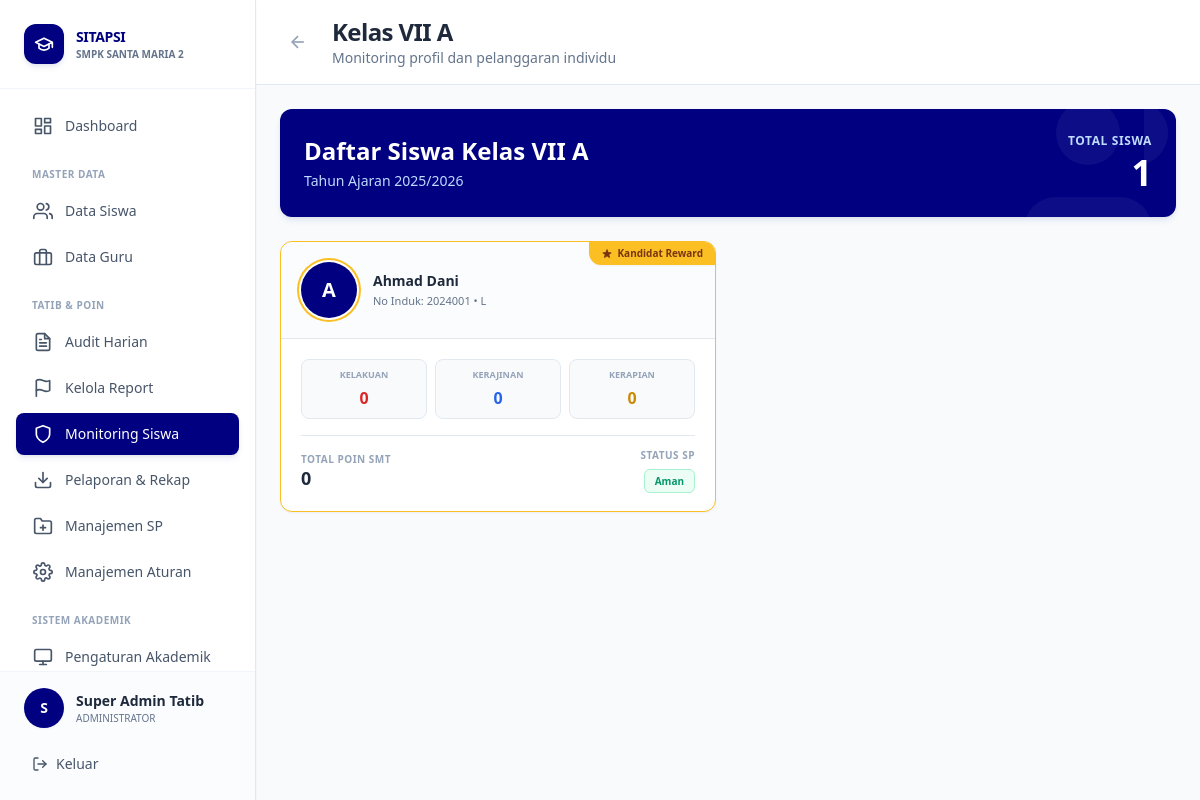
Page /views/admin/monitoring_siswa_list.php?kelas=1 (signed in) on the earlier database version.
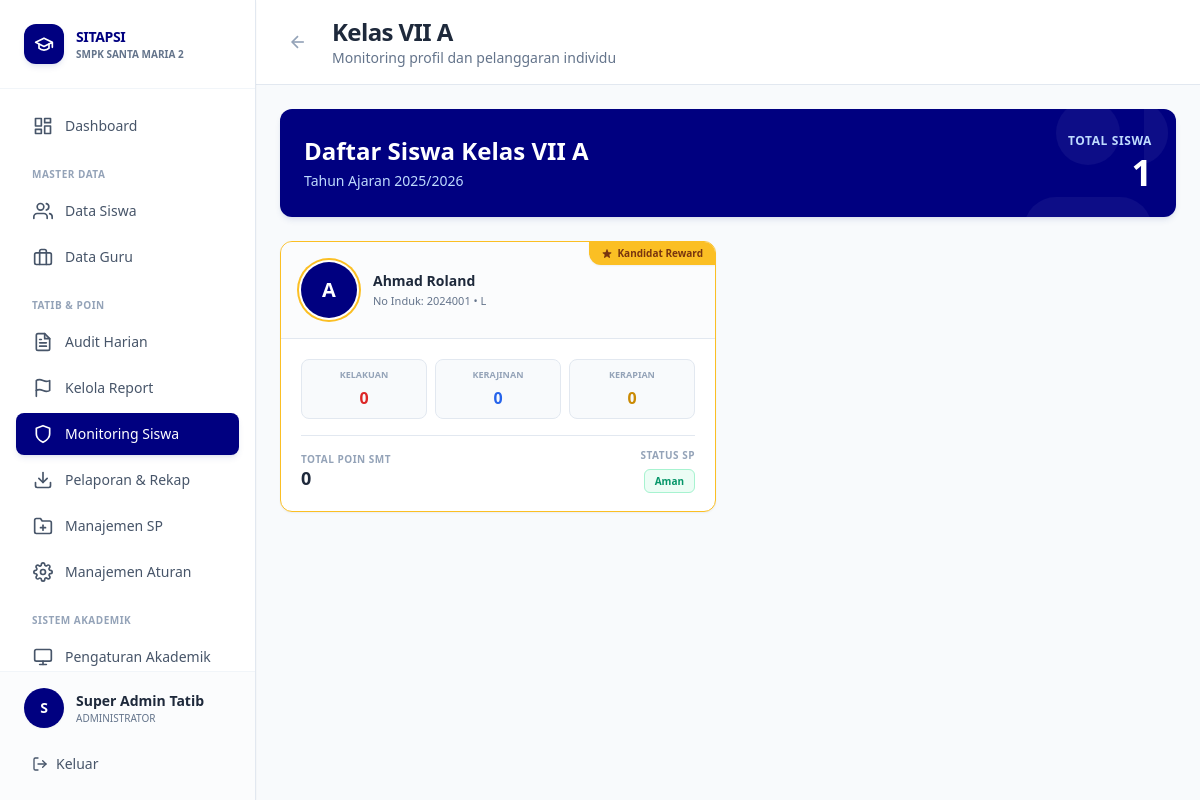
Same page on the later database version.
### tables this page shows
CREATE TABLE tb_anggota_kelas (
    id_anggota BIGINT AUTO_INCREMENT PRIMARY KEY,
    no_induk VARCHAR(50) NOT NULL, 
    id_kelas INT NOT NULL,
    id_tahun INT NOT NULL,
    
     
    poin_kelakuan INT DEFAULT 0,
    poin_kerajinan INT DEFAULT 0,
    poin_kerapian INT DEFAULT 0,
    
    total_poin_umum INT DEFAULT 0,  
    
     
    status_sp_kelakuan ENUM('Aman', 'SP1', 'SP2', 'SP3', 'Dikeluarkan') DEFAULT 'Aman',
    status_sp_kerajinan ENUM('Aman', 'SP1', 'SP2', 'SP3', 'Dikeluarkan') DEFAULT 'Aman',
    status_sp_kerapian ENUM('Aman', 'SP1', 'SP2', 'SP3', 'Dikeluarkan') DEFAULT 'Aman',
    
     
    status_sp_terakhir ENUM('Aman', 'SP1', 'SP2', 'SP3', 'Dikeluarkan') DEFAULT 'Aman',
    
     
    status_reward ENUM('None', 'Kandidat Reward Ganjil','Kandidat Sertifikat') DEFAULT 'None',
    
    FOREIGN KEY (no_induk) REFERENCES tb_siswa(no_induk) ON DELETE CASCADE,
    FOREIGN KEY (id_kelas) REFERENCES tb_kelas(id_kelas),
    FOREIGN KEY (id_tahun) REFERENCES tb_tahun_ajaran(id_tahun)
);

CREATE TABLE tb_siswa (
    no_induk VARCHAR(50) PRIMARY KEY,
    nama_siswa VARCHAR(100) NOT NULL,
    jenis_kelamin ENUM('L', 'P') NOT NULL,
    kota VARCHAR(100),
    tanggal_lahir DATE,
    alamat TEXT,
    nama_ayah VARCHAR(150),
    pekerjaan_ayah VARCHAR(100),
    nama_ibu VARCHAR(150),
    pekerjaan_ibu VARCHAR(100),
    no_hp_ortu VARCHAR(15),  
    status_aktif ENUM('Aktif', 'Lulus', 'Keluar', 'Dikeluarkan') DEFAULT 'Aktif'
);

### config/database.php (called while the page is built, shortened)
<?php
function getDBConnection() {
    static $pdo = null;
    if ($pdo === null) {
        try {
            $dsn = "mysql:host=" . DB_HOST . ";dbname=" . DB_NAME . ";charset=" . DB_CHARSET;
            $options = [
                PDO::ATTR_ERRMODE            => PDO::ERRMODE_EXCEPTION,
                PDO::ATTR_DEFAULT_FETCH_MODE => PDO::FETCH_ASSOC,
                PDO::ATTR_EMULATE_PREPARES   => false,
                PDO::MYSQL_ATTR_INIT_COMMAND => "SET NAMES " . DB_CHARSET
            ];
            $pdo = new PDO($dsn, DB_USER, DB_PASS, $options);
        } catch (PDOException $e) {
            error_log("Database Connection Error: " . $e->getMessage());
            die("Koneksi database gagal. Silakan hubungi administrator.");
        }
    }
    return $pdo;
}
function executeQuery($sql, $params = []) {
    $pdo = getDBConnection();
    $stmt = $pdo->prepare($sql);
    $stmt->execute($params);
    return $stmt;
}
function fetchOne($sql, $params = []) {
    $stmt = executeQuery($sql, $params);
    return $stmt->fetch();
}
function fetchAll($sql, $params = []) {
    $stmt = executeQuery($sql, $params);
    return $stmt->fetchAll();
}
?>

### views/admin/monitoring_siswa_list.php (the view, shortened to what the changed rows need)
<?php
require_once '../../config/database.php';
$id_kelas = $_GET['kelas'] ?? null;
$tahun_aktif = fetchOne("SELECT id_tahun, nama_tahun FROM tb_tahun_ajaran WHERE status = 'Aktif' LIMIT 1");
$kelas_info = fetchOne("SELECT * FROM tb_kelas WHERE id_kelas = :id", ['id' => $id_kelas]);
$siswa_list = fetchAll("
    SELECT
        s.no_induk, s.nama_siswa, s.jenis_kelamin,
        a.id_anggota, a.poin_kelakuan, a.poin_kerajinan, a.poin_kerapian, a.total_poin_umum,
        a.status_sp_terakhir, a.status_sp_kelakuan, a.status_sp_kerajinan, a.status_sp_kerapian,
        (SELECT COALESCE(SUM(d.poin_saat_itu), 0)
         FROM tb_pelanggaran_header h
         JOIN tb_pelanggaran_detail d ON h.id_transaksi = d.id_transaksi
         WHERE h.id_anggota = a.id_anggota AND h.id_tahun = a.id_tahun) as total_tahunan
    FROM tb_anggota_kelas a
    JOIN tb_siswa s ON a.no_induk = s.no_induk
    WHERE a.id_kelas = :id_kelas AND a.id_tahun = :id_tahun AND s.status_aktif = 'Aktif'
    ORDER BY s.nama_siswa
", ['id_kelas' => $id_kelas, 'id_tahun' => $tahun_aktif['id_tahun']]);
?>
<!DOCTYPE html>
<html lang="id">
<head>
    <script src="https://cdn.tailwindcss.com"></script>
</head>
<body class="bg-[#F8FAFC]">
<div class="flex h-screen overflow-hidden">
    <?php include '../../includes/sidebar_admin.php'; ?>
    <div class="flex-1 overflow-auto lg:ml-64">
        <div class="bg-white border-b border-[#E2E8F0] px-6 pl-16 lg:pl-6 py-4 sticky top-0 z-30 flex items-center space-x-4">
            <div>
                <h1 class="text-2xl font-extrabold text-slate-800 tracking-tight">Kelas <?= htmlspecialchars($kelas_info['nama_kelas']) ?></h1>
            </div>
        </div>
        <div class="p-6 space-y-6 max-w-7xl mx-auto">
            <div class="bg-[#000080] text-white rounded-xl shadow-md shadow-blue-900/10 p-6 relative overflow-hidden">
                <div class="relative z-10 flex items-center justify-between">
                    <div>
                        <h2 class="text-2xl font-extrabold mb-1">Daftar Siswa Kelas <?= htmlspecialchars($kelas_info['nama_kelas']) ?></h2>
                    </div>
                </div>
            </div>
            <div class="grid grid-cols-1 md:grid-cols-2 xl:grid-cols-3 gap-6">
                <?php if (empty($siswa_list)): ?>
                <div class="col-span-full bg-white rounded-xl shadow-sm p-12 text-center border border-dashed border-[#E2E8F0]">
                    <p class="text-slate-500 font-bold">Tidak ada siswa di kelas ini</p>
                </div>
                <?php else: ?>
                <?php foreach ($siswa_list as $siswa):
                    $is_bersih = ($siswa['total_tahunan'] == 0);
                ?>
                <a href="detail_siswa.php?id=<?= $siswa['id_anggota'] ?>"
                   class="block bg-white rounded-xl shadow-sm border <?= $is_bersih ? 'border-amber-400' : 'border-[#E2E8F0]' ?> hover:shadow-lg transition-all transform hover:-translate-y-1 overflow-hidden relative group">
                    <?php if ($is_bersih): ?>
                    <div class="absolute top-0 right-0 bg-amber-400 text-amber-900 text-[10px] font-extrabold px-3 py-1 rounded-bl-xl shadow-sm z-10 flex items-center">
                        Kandidat Reward
                    </div>
                    <?php endif; ?>
                    <div class="p-5 flex items-center space-x-4 border-b border-[#E2E8F0] bg-slate-50/50">
                        <div class="w-14 h-14 bg-[#000080] rounded-full flex items-center justify-center overflow-hidden flex-shrink-0 text-white font-extrabold text-xl shadow-sm <?= $is_bersih ? 'ring-2 ring-amber-400 ring-offset-2' : '' ?>">
                            <?php if(isset($siswa['foto_profil']) && $siswa['foto_profil']): ?>
                                <img src="../../assets/uploads/siswa/<?= htmlspecialchars($siswa['foto_profil']) ?>" class="w-full h-full object-cover">
                            <?php else: ?>
                                <?= strtoupper(substr($siswa['nama_siswa'], 0, 1)) ?>
                            <?php endif; ?>
                        </div>
                        <div class="flex-1 min-w-0">
                            <h3 class="font-extrabold text-slate-800 truncate text-sm group-hover:text-[#000080] transition-colors"><?= htmlspecialchars($siswa['nama_siswa']) ?></h3>
                            <p class="text-[11px] font-medium text-slate-500 mt-0.5">No Induk: <?= $siswa['no_induk'] ?> • <?= $siswa['jenis_kelamin'] === 'L' ? 'L' : 'P' ?></p>
                        </div>
                    </div>
                    <div class="p-5">
                        <div class="grid grid-cols-3 gap-2 mb-4">
                            <div class="text-center bg-slate-50 border border-[#E2E8F0] rounded-lg p-2">
                                <p class="text-[9px] text-slate-400 font-bold mb-1 uppercase">Kelakuan</p>
                                <p class="text-base font-extrabold text-red-600"><?= $siswa['poin_kelakuan'] ?></p>
                            </div>
                            <div class="text-center bg-slate-50 border border-[#E2E8F0] rounded-lg p-2">
                                <p class="text-[9px] text-slate-400 font-bold mb-1 uppercase">Kerajinan</p>
                                <p class="text-base font-extrabold text-blue-600"><?= $siswa['poin_kerajinan'] ?></p>
                            </div>
                            <div class="text-center bg-slate-50 border border-[#E2E8F0] rounded-lg p-2">
                                <p class="text-[9px] text-slate-400 font-bold mb-1 uppercase">Kerapian</p>
                                <p class="text-base font-extrabold text-yellow-600"><?= $siswa['poin_kerapian'] ?></p>
                            </div>
                        </div>
                        <div class="flex items-center justify-between pt-3 border-t border-[#E2E8F0]">
                            <div>
                                <p class="text-[10px] text-slate-400 font-bold uppercase tracking-wider mb-0.5">Total Poin Smt</p>
                                <p class="font-extrabold text-lg text-slate-800 leading-none"><?= $siswa['total_poin_umum'] ?></p>
                            </div>
                            <div class="text-right">
                                <p class="text-[10px] text-slate-400 font-bold uppercase tracking-wider mb-1">Status SP</p>
                                <span class="px-2.5 py-1 rounded-md text-[10px] font-bold <?= $siswa['status_sp_terakhir'] === 'Aman' ? 'bg-emerald-50 text-emerald-600 border border-emerald-200' : 'bg-red-50 text-red-600 border border-red-200' ?>">
                                    <?= $siswa['status_sp_terakhir'] ?>
                                </span>
                            </div>
                        </div>
                    </div>
                </a>
                <?php endforeach; ?>
                <?php endif; ?>
            </div>
        </div>
    </div>
</div>
</body>
</html>

Differences in the rows shown:
changed through a linked row, tb_anggota_kelas "Aman": no_induk.nama_siswa "Ahmad Dani" → "Ahmad Roland"
